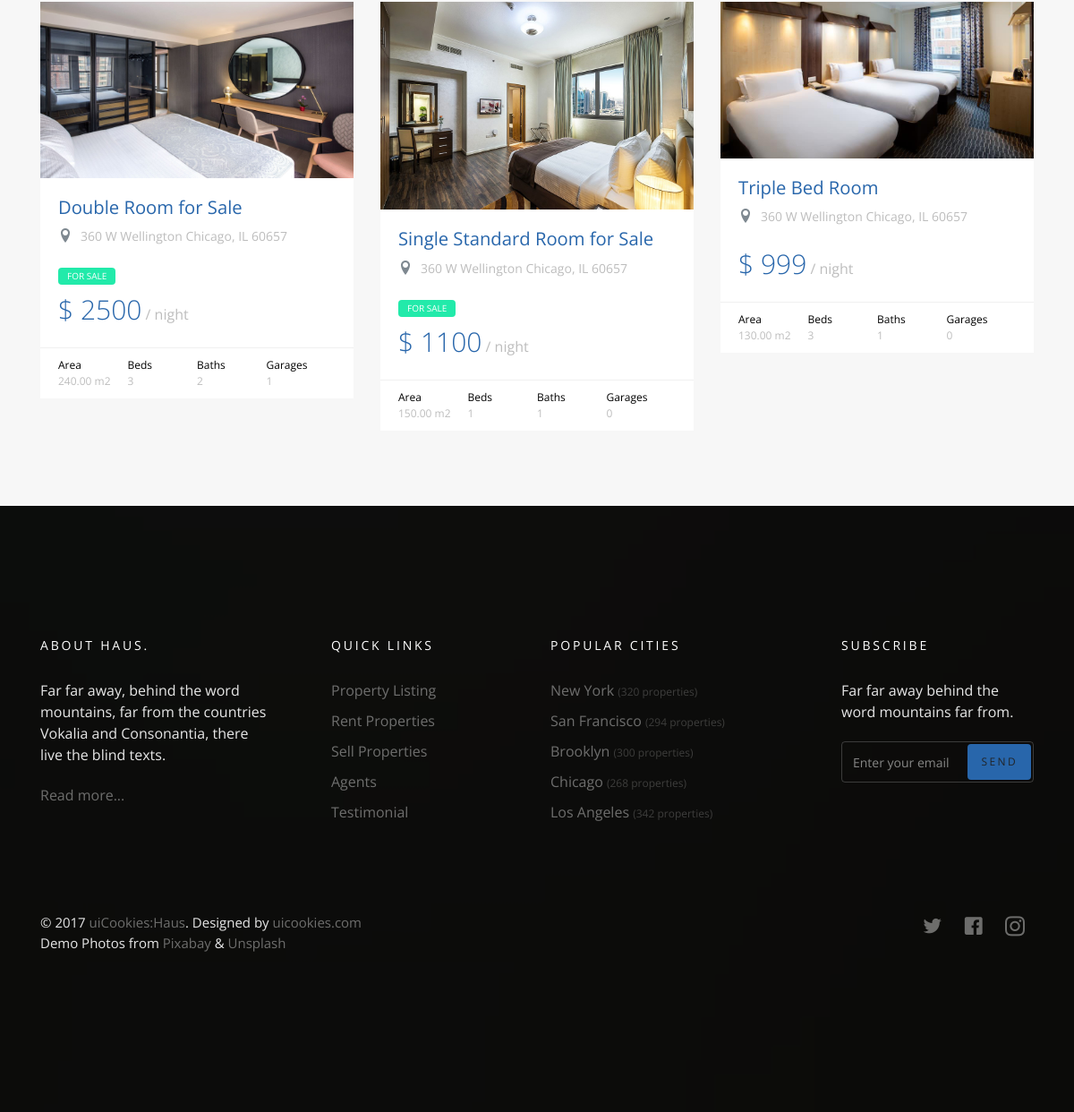
The page /property/ (lower part) on the database as committed earlier.
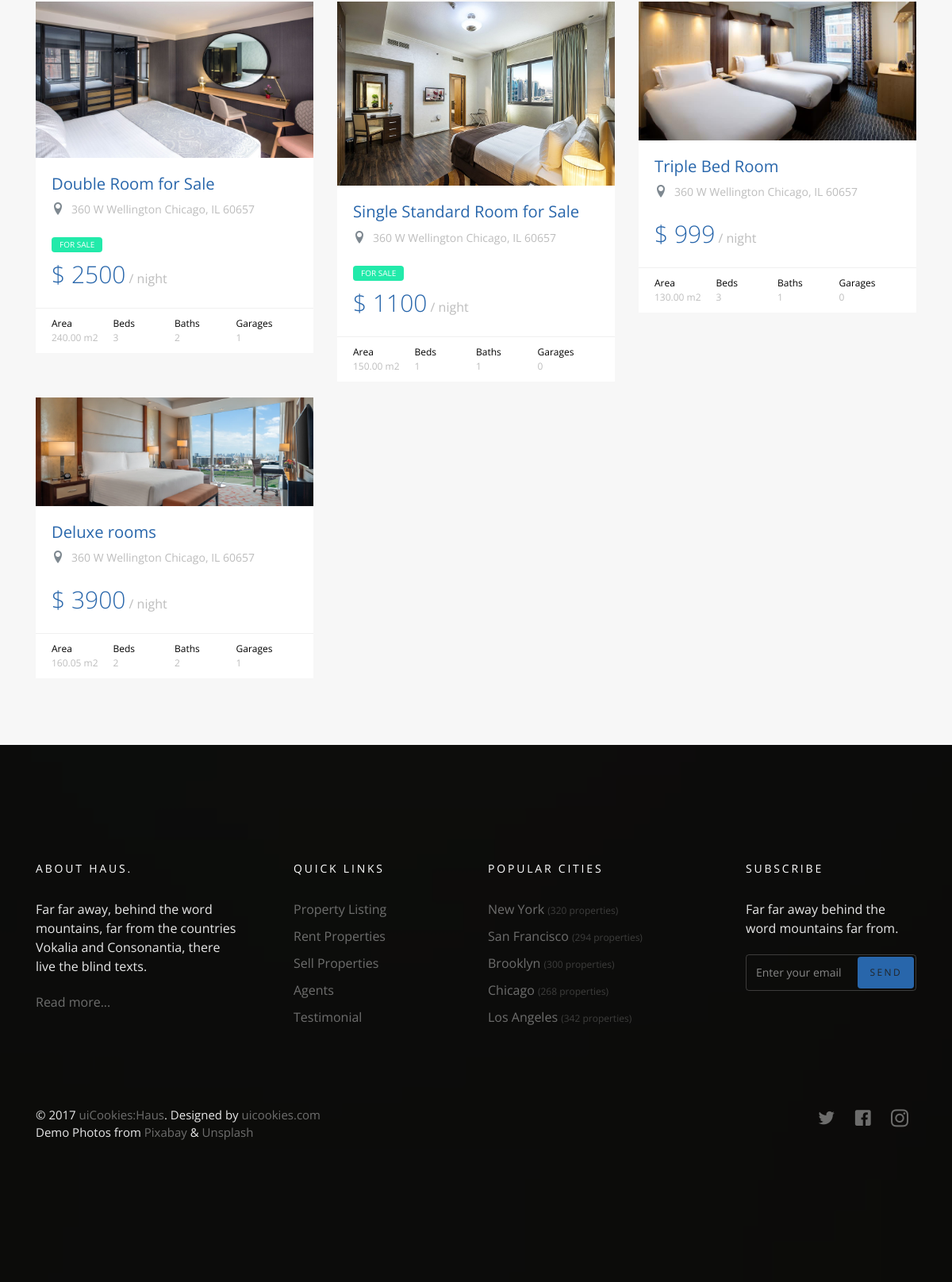
The same page on the database as committed later.
### property/models.py (models this page shows)
class Property(models.Model):
    name = models.CharField(max_length=50)
    property_type = models.CharField(choices=property_type, max_length=10)
    area = models.DecimalField(decimal_places=2, max_digits=8)
    price = models.PositiveIntegerField()
    category = models.ForeignKey(
        'Category', null=True, on_delete=models.SET_NULL)
    bed_count = models.PositiveIntegerField()
    bath_count = models.PositiveIntegerField()
    garage_count = models.PositiveIntegerField()
    image = models.ImageField(upload_to='property/', null=True)
    location = models.CharField(max_length=50, null=True)
    def __str__(self):
        return self.name
    class Meta:
        verbose_name = "Property"
        verbose_name_plural = "Rooms"

### property/views.py (the view)
# urls.py: path('', views.property_list, name="property_list"),
def property_list(request):
    property_list = Property.objects.all()
    template = "property/list.html"
    rooms_search_keyword = request.GET.get('search_bar', '')
    property_type = request.GET.get('property_type', '')
    if rooms_search_keyword or property_type:
        property_list = property_list.filter(
            Q(name__icontains=rooms_search_keyword) &
            Q(property_type=property_type)
        )
    context = {
        "property_list": property_list
    }
    return render(request, template, context)

### property/templates/property/list.html (shortened to what this page needs)
{% extends "base.html" %} {% block body %}
<section class="probootstrap-section probootstrap-section-lighter">
  <div class="container">
    <div class="row">
      {% if property_list %}
        {% for property in property_list %}
          <div class="col-md-4 col-sm-6">
            <div class="probootstrap-card probootstrap-listing">
              <div class="probootstrap-card-media">
                <img
                  src="{{property.image.url}}"
                  class="img-responsive"
                  alt="Free HTML5 Template by uicookies.com"
                />
              </div>
              <div class="probootstrap-card-text">
                <h2 class="probootstrap-card-heading">
                  <a href="{% url 'property:property_detail' property.id %}"
                    >{{property}}</a
                  >
                </h2>
                <div class="probootstrap-listing-location">
                  <i class="icon-location2"></i>
                  <span>360 W Wellington Chicago, IL 60657</span>
                </div>
                <div class="probootstrap-listing-category for-sale">
                  {% if property.property_type == 'S' %}
                  <span>for sale</span>
                  {% endif %}
                </div>
                <div class="probootstrap-listing-price">
                  <strong>$ {{property.price}}</strong> / night
                </div>
              </div>
              <div class="probootstrap-card-extra">
                <ul>
                  <li>
                    Area
                    <span>{{property.area}} m2</span>
                  </li>
                  <li>
                    Beds
                    <span>{{property.bed_count}}</span>
                  </li>
                  <li>
                    Baths
                    <span>{{property.bath_count}}</span>
                  </li>
                  <li>
                    Garages
                    <span>{{property.garage_count}}</span>
                  </li>
                </ul>
              </div>
            </div>
          </div>
        {% endfor %}
      {% else %}
          <div class="col-md-4 col-sm-6">
            <h2>No Room Found!</h2>
          </div>
      {% endif %}
    </div>
  </div>
</section>
{% endblock body %}

Rows that differ between the two databases and show on the page:
added Property: image (picture), name "Deluxe rooms", price "3900", area "160.05", bed_count "2", bath_count "2", garage_count "1"
